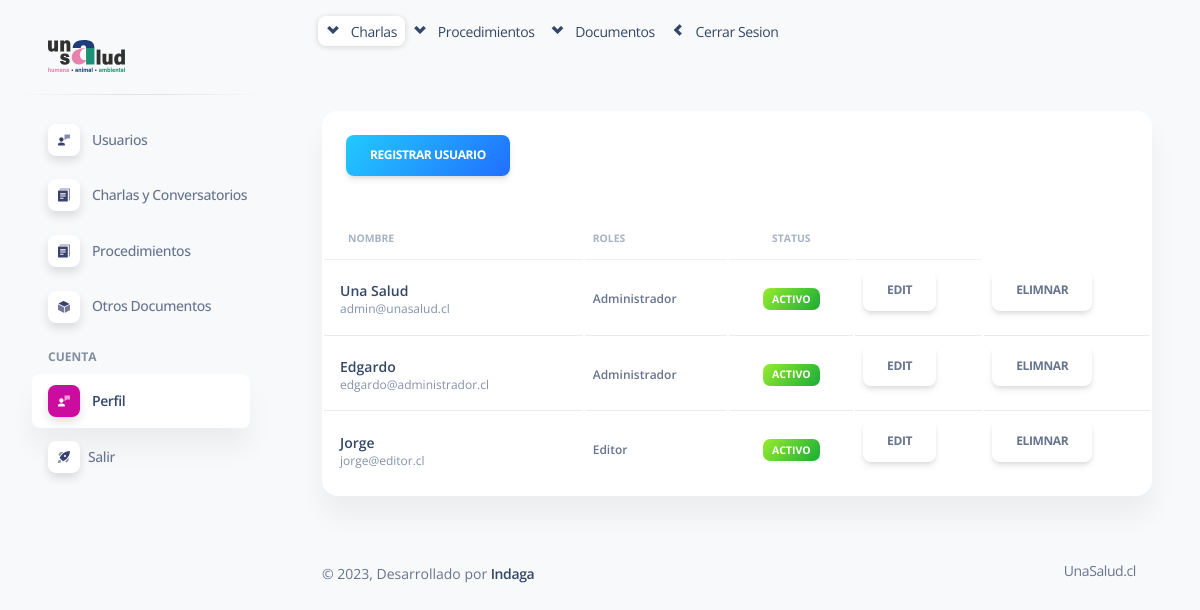
/admin/Layout/index.php (signed in), run on an earlier commit of the app's database.
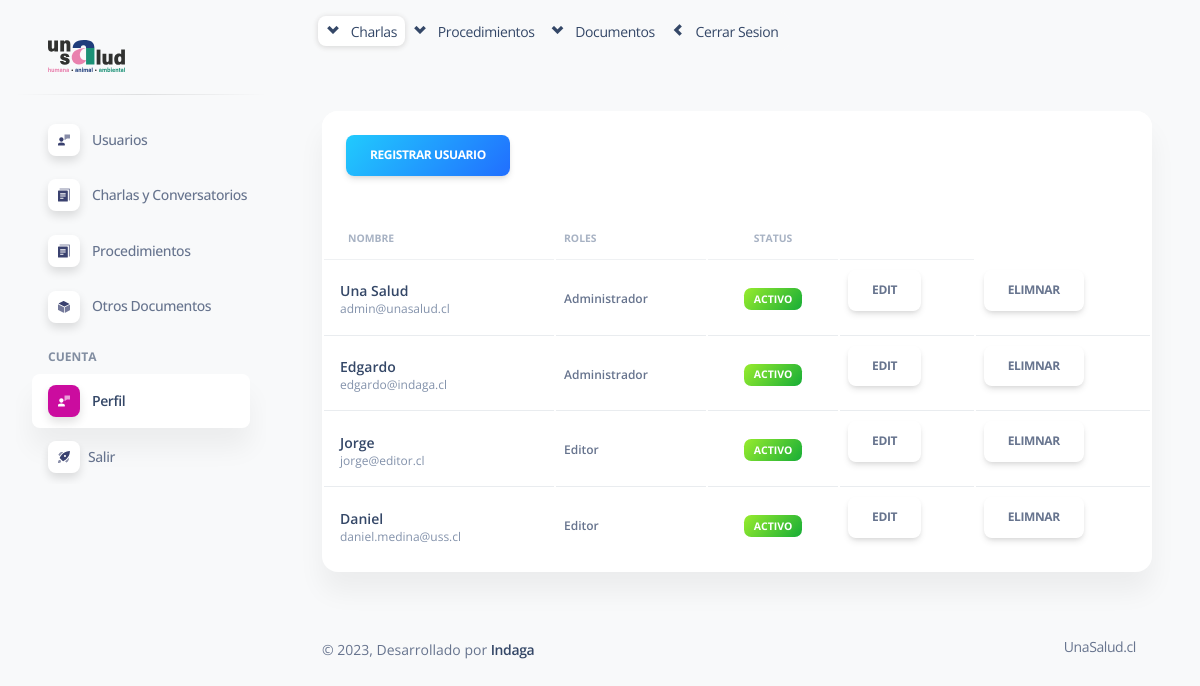
And on a later commit of the database.
### tables this page shows
CREATE TABLE `usuarios` (
  `id_usuario` int(11) NOT NULL,
  `id_rol` int(11) NOT NULL,
  `nombre_usuario` varchar(100) NOT NULL,
  `email` varchar(150) NOT NULL,
  `password` varchar(255) NOT NULL,
  `is_activo` int(11) NOT NULL DEFAULT '1'
);

CREATE TABLE `roles` (
  `id` int(11) NOT NULL,
  `nombre` varchar(60) NOT NULL,
  `activo` int(11) NOT NULL DEFAULT '1',
  `creado` datetime NOT NULL,
  `actualizado` datetime NOT NULL DEFAULT CURRENT_TIMESTAMP
);

### admin/Layout/Home/index.php (the view, shortened to what this page needs)
<?php
include('../Config/Database.php');
?>
<?php
if (@$_SESSION["admin"] == "OK") {
?>
    <div class="container-fluid py-4">
        <div class="row">
            <div class="col-12">
                <div class="card mb-4">
                    <div class="card-header ">
                        <a class="btn bg-gradient-info" href="?page=12">Registrar usuario</a>
                    </div>
                    <div class="card-body px-0 pt-0 pb-2">
                        <div class="table-responsive p-0">
                            <table class="table align-items-center mb-0">
                                <thead>
                                    <tr>
                                        <th class="text-uppercase text-secondary text-xxs font-weight-bolder opacity-7">Nombre</th>
                                        <th class="text-uppercase text-secondary text-xxs font-weight-bolder opacity-7 ps-2">Roles</th>
                                        <th class="text-center text-uppercase text-secondary text-xxs font-weight-bolder opacity-7">Status</th>
                                        <th class="text-secondary opacity-7"></th>
                                    </tr>
                                </thead>
                                <tbody>
                                    <?php
                                    $query = "SELECT *
                                        FROM usuarios U
                                        INNER JOIN roles R
                                        on U.id_rol = R.id";
                                    $result_task = mysqli_query($conn, $query);
                                    while ($row = mysqli_fetch_Array($result_task)) {
                                    ?>
                                        <tr>
                                            <td>
                                                <div class="d-flex px-2 py-1">
                                                    <div class="d-flex flex-column justify-content-center">
                                                        <h6 class="mb-0 text-sm"><?php echo $row['nombre_usuario'] ?></h6>
                                                        <p class="text-xs text-secondary mb-0"><?php echo $row['email'] ?></p>
                                                    </div>
                                                </div>
                                            </td>
                                            <td>
                                                <p class="text-xs font-weight-bold mb-0"><?php echo $row['nombre'] ?></p>
                                            </td>
                                            <?php
                                            if ($row['is_activo'] == 1) {
                                                $success = "success";
                                                $msg = "Activo";
                                            } elseif ($row['is_activo'] == 0) {
                                                $success = "danger";
                                                $msg = "Inactivo";
                                            }
                                            ?>
                                            <td class="align-middle text-center text-sm">
                                                <span class="badge badge-sm bg-gradient-<? echo $success; ?>"><?php echo $msg; ?></span>
                                            </td>
                                            <td class="align-middle">
                                                <form action="Home/edit.php" method="post">
                                                    <input class="btn btn-default" type="submit" name="edit" value="Edit">
                                                </form>
                                            </td>
                                            <td>
                                            <a href="../Controller/Usuarios.php?id_usuario=<?php echo $row['id_usuario'] ?>" class="btn btn-default" data-toggle="tooltip" data-original-title="Eliminar">
                                                Elimnar
                                            </a>
                                        </td>
                                        </tr>
                                    <?php
                                    }
                                    ?>
                                </tbody>
                            </table>
                        </div>
                    </div>
                </div>
            </div>
        </div>
    </div>
<?php
}
?>

What changed in the data, as far as the page shows it:
changed usuarios "Edgardo": email "edgardo@administrador.cl" → "edgardo@indaga.cl"
added usuarios: nombre_usuario "Daniel", email "daniel.medina@uss.cl", id_rol.nombre "Editor", is_activo "ACTIVO"
